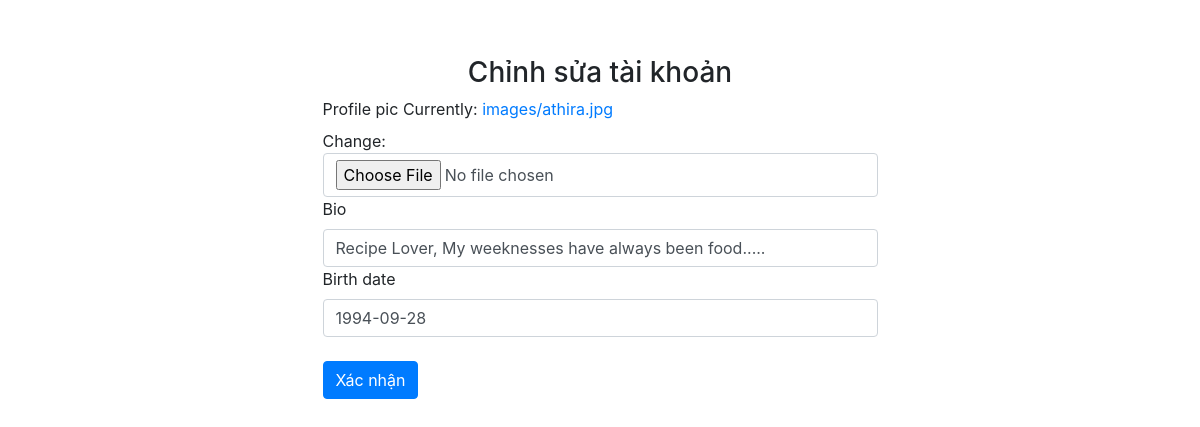
The page /users/editprofile (signed in) on the database its author committed.
### users/models.py (models this page shows, shortened)
class Profile(models.Model):
     user = models.OneToOneField(User,on_delete=models.CASCADE)
     profile_pic = models.ImageField(upload_to='images',null=True)
     bio = models.CharField(max_length=120)
     birth_date = models.DateField(null=True)

### users/views.py (the view, shortened to what this page needs)
# urls.py: path('editprofile',views.EditProfile.as_view(),name="editprofile"),
@method_decorator(login_required(login_url='login'),name='dispatch')
class EditProfile(TemplateView):
    context = {}
    form_class = CreateProfileForm
    template_name = 'users/editprofile.html'
    def get_object(self,request):
        return Profile.objects.get(user = request.user)
    def get(self, request, *args, **kwargs):
        user = self.get_object(request)
        form = self.form_class(instance=user)
        self.context['form'] = form
        return render(request, self.template_name, self.context)

### users/forms.py
class CreateProfileForm(ModelForm):
    class Meta:
        model = Profile
        fields = ['user','profile_pic','bio','birth_date']
        widgets = {'birth_date':forms.DateInput(),'user':forms.HiddenInput()
        }

### users/templates/users/editprofile.html (shortened to what this page needs)
<!DOCTYPE html>
<html lang="en">
  <head>
    <link
      rel="stylesheet"
      href="https://maxcdn.bootstrapcdn.com/bootstrap/4.0.0/css/bootstrap.min.css"
    />
    {% load static %}
    <link rel="stylesheet" href="{% static 'users/css/registration.css' %}" />
  </head>
  <body>
    <div class="container">
      <form method="post" enctype="multipart/form-data">
        <h3>Chỉnh sửa tài khoản</h3>
        {% include 'home/form.html' with form=form %}
        <br />
        <button type="submit" class="btn btn-primary">Xác nhận</button>
      </form>
    </div>
  </body>
</html>

### home/templates/home/form.html (shortened to what this page needs)
{% load widget_tweaks %} {% for hidden_field in form.hidden_fields %} {{hidden_field }} {% endfor %}  {% for field in form.visible_fields %}
<div class="row">
  <div class="col">
    <label for="{{field.id_for_label}}" class="form-label">
      {{field.label}}
    </label>
    {% if form.is_bound %} {% if field.errors %} {% render_field field class="form-control is-invalid" %} {% for error in field.errors %}
    <div class="invalid-feedback">{{ error }}</div>
    {% endfor %} {% else %} {% render_field field class="form-control" %} {% endif %} {% else %} {% render_field field class="form-control" %} {% endif %}
  </div>
</div>
{% endfor %}

### users/static/users/css/registration.css (style rules this page uses)
form { margin-top:5%; margin-left: 25%; margin-right:25%; width: 50%; margin-bottom:5% }
h3 { text-align:center; }

### rows shown on the page
Profile: bio "Recipe Lover, My weeknesses have always been food....." "1994-09-28"

### other values the page prints
{{ field.label }} "Profile pic" "Bio" "Birth date"
